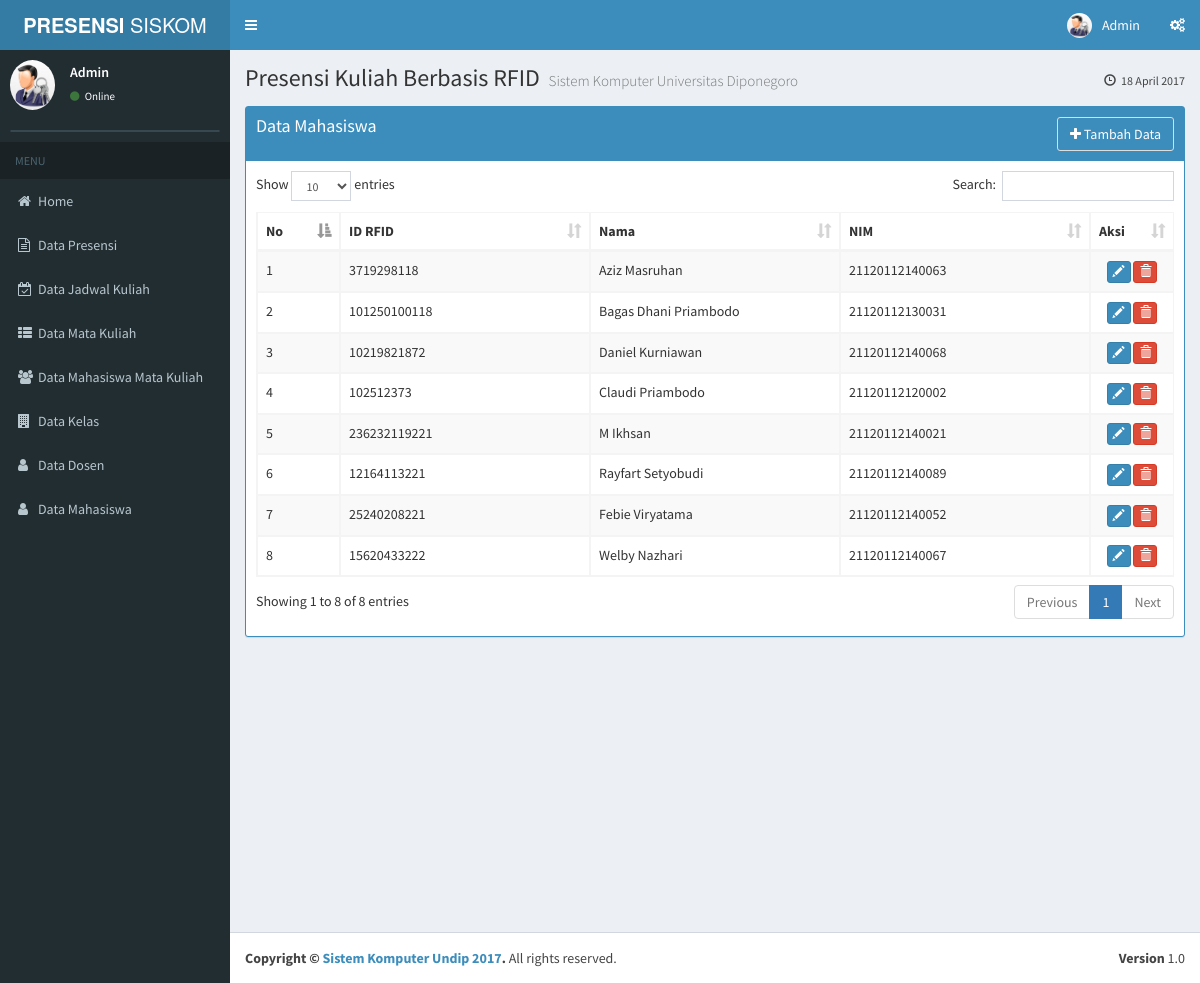
The page /admin/?module=mahasiswa (signed in) on the database its author committed.
### tables this page shows
CREATE TABLE IF NOT EXISTS `tb_mhs` (
  `id_mhs` int(4) NOT NULL AUTO_INCREMENT,
  `id_rfidmhs` varchar(30) NOT NULL,
  `nm_mhs` varchar(40) NOT NULL,
  `nim` varchar(20) NOT NULL,
  PRIMARY KEY (`id_mhs`)
);

### admin/module/mahasiswa/mahasiswa.php (the view, shortened to what this page needs)
<?php
$aksi="module/mahasiswa/mahasiswa_aksi.php";
switch($_GET[aksi]){
default:
?>
	<div class="row">
        <div class="col-xs-12">
          <div class="box box-solid box-primary">
            <div class="box-header">
              <h4 class="box-title">Data Mahasiswa</h4>
				<a class="btn btn-default pull-right" href="?module=mahasiswa&aksi=tambah" data-toggle="tooltip" title="Menambahkan Data Mahasiswa">
				<i class="fa  fa-plus"></i> Tambah Data</a>
            </div>
            <div class="box-body">
              <table id="example1" class="table table-bordered table-striped">
                <thead>
                <tr>
                  <th class="col-sm-1">No</th>
                  <th class="col-sm-3">ID RFID</th>
                  <th class="col-sm-3">Nama</th>
				  <th class="col-sm-3">NIM</th>
				  <th class="col-sm-1">Aksi</th>
                </tr>
                </thead>
			    <tbody>
						<?php
						$sql = "SELECT * FROM tb_mhs";
						$tampil = mysql_query($sql);
						$no=1;
						while ($data = mysql_fetch_array($tampil)) {
						?>
							<tr>
								<td><?php echo $no; ?></td>
								<td><?php echo $data['id_rfidmhs']; ?></td>
								<td><?php echo $data['nm_mhs']; ?></td>
								<td><?php echo $data['nim']; ?></td>
								<td><center>
									<a class="btn btn-xs btn-primary"   data-toggle="tooltip" title="Edit Data <?php echo $data['nm_mhs'];?>" href="?module=mahasiswa&aksi=edit&id_mhs=<?php echo $data['id_mhs'];?>"><i class="glyphicon glyphicon-pencil"></i></a>
									<a class="btn btn-xs btn-danger" data-toggle="tooltip" title="Hapus Data" href="<?php echo $aksi ?>?module=mahasiswa&aksi=hapus&id_mhs=<?php echo $data['id_mhs'];?>"  alt="Delete Data" onclick="return confirm('Anda Yakin Menghapus Data <?php echo $data['nm_mhs'];?> ?')"> <i class="glyphicon glyphicon-trash"></i></a>
									</center>
								</td>
							</tr>
						<?php
							$no++;
						}
						?>
			   </tbody>
              </table>
            </div>
          </div>
        </div>
      </div>
<?php
break;
?>
<?php
}
?>

### rows shown on the page
tb_mhs: id_rfidmhs "3719298118", nm_mhs "Aziz Masruhan", nim "21120112140063"
tb_mhs: id_rfidmhs "101250100118", nm_mhs "Bagas Dhani Priambodo", nim "21120112130031"
tb_mhs: id_rfidmhs "10219821872", nm_mhs "Daniel Kurniawan", nim "21120112140068"
tb_mhs: id_rfidmhs "102512373", nm_mhs "Claudi Priambodo", nim "21120112120002"
tb_mhs: id_rfidmhs "236232119221", nm_mhs "M Ikhsan", nim "21120112140021"
tb_mhs: id_rfidmhs "12164113221", nm_mhs "Rayfart Setyobudi", nim "21120112140089"
tb_mhs: id_rfidmhs "25240208221", nm_mhs "Febie Viryatama", nim "21120112140052"
tb_mhs: id_rfidmhs "15620433222", nm_mhs "Welby Nazhari", nim "21120112140067"
